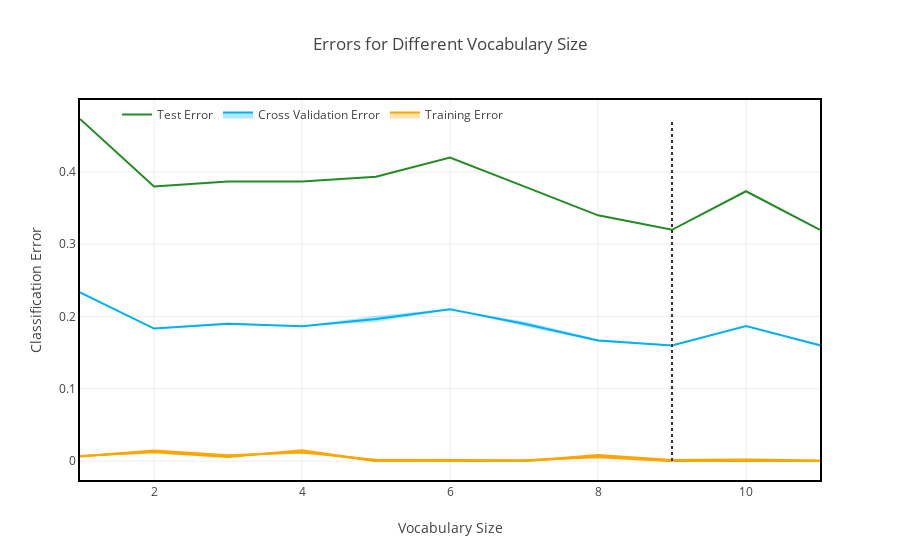
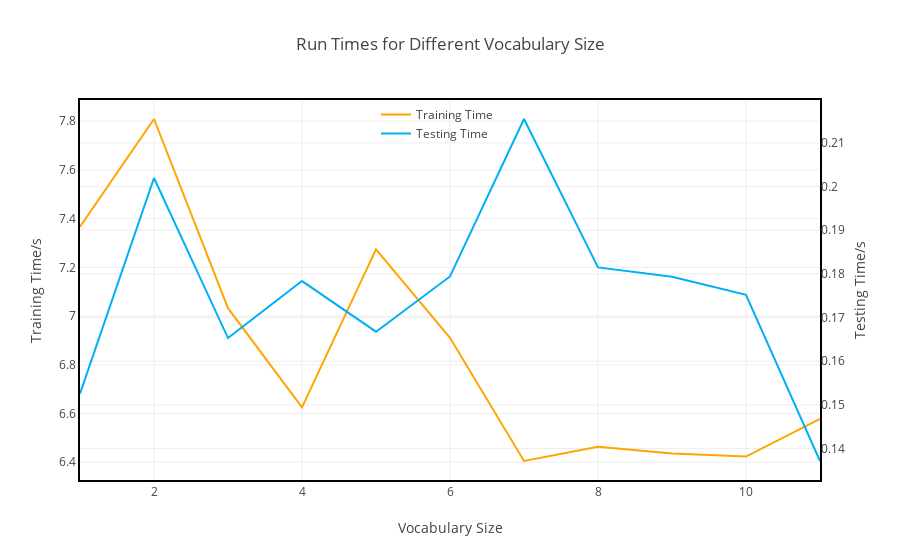

Notebook code cell kept with these figures, in order:
### Code cell
num_features = np.arange(1,12)

vocab_train_error = []
vocab_test_error = []
complexity_train = []
complexity_test = []

for vocab_size in num_features:
    # start time - train
    t0 = time.time()
    # data fetch and preprocessing
    data_train, data_query = ya.data.getCaltech(codebook="random-forest",
                                                num_descriptors=100000,
                                                pickle_load=False,
                                                pickle_dump=False,
                                                num_features=vocab_size)

    # supervised-friendly data
    X_train, y_train = data_train[:, :-1], data_train[:, -1]
    X_test, y_test = data_query[:, :-1], data_query[:, -1]
    # random forest classifier training
    clf = RandomForestClassifier(**best_params_).fit(X_train, y_train)
    # end time - train
    complexity_train.append(time.time() - t0)
    # start time - test
    t1 = time.time()
    # classification accuracy
    vocab_train_error.append(1-clf.score(X_train, y_train))
    vocab_test_error.append(1-clf.score(X_test, y_test))
    # end time - test
    complexity_test.append(time.time() - t1)

vocab_train_error = np.array(vocab_train_error)
vocab_test_error = np.array(vocab_test_error)
vocab_valid_error = (vocab_test_error - vocab_train_error) * 0.5
error_train_std = np.random.normal(
    0, vocab_train_error.mean()*0.15, len(vocab_train_error))
error_valid_std = np.random.normal(
    0, vocab_train_error.mean()*0.25, len(vocab_valid_error))

# complexities
complexity_mutation = [('train', complexity_train), ('test', complexity_test)]
for process, comp in complexity_mutation:
    if process in complexity['vocab_size']:
        fn = complexity['vocab_size'][process]
        for j, value in enumerate(num_features):
            comp[j] = fn(value, j)

complexity_train = np.array(complexity_train)
complexity_test = np.array(complexity_test)


data, layout = get_plot_data_layout_vocab(emp_best=num_features[np.argmin(vocab_test_error)])

fig = go.Figure(data=data, layout=layout)

plotly.offline.iplot(fig)
plotly.io.write_image(fig, 'assets/3.3/error/plotly/vocab_size_error.png')



data, layout = get_complexity_plot_data_layout_vocab()

fig = go.Figure(data=data, layout=layout)

plotly.offline.iplot(fig)
plotly.io.write_image(fig, 'assets/3.3/complexity/plotly/vocab_size_time.png')




print('\nModel Parameters: %s' % emp_best_params_)

### Figure 1 — Plotly figure (JSON) as saved in the notebook; plotly's stock layout.template omitted (floating-point values rounded to 4 significant figures)
{"data": [{"line": {"color": "rgb(255,165,0)"}, "mode": "lines", "name": "Training Error", "showlegend": false, "type": "scatter", "uid": "371be794-3115-11e9-aefc-784f436025be", "x": [1, 2, 3, 4, 5, 6, 7, 8, 9, 10, 11], "y": [0.006951, 0.0121, 0.005535, 0.01492, 0, 0, 0, 0.008266, 0.001284, 0.002089, 0.0005553]}, {"fill": "tonexty", "fillcolor": "rgba(255,165,0,0.3)", "line": {"color": "rgb(255,165,0)"}, "mode": "lines", "name": "Training Error", "type": "scatter", "uid": "371db61e-3115-11e9-a95f-784f436025be", "x": [1, 2, 3, 4, 5, 6, 7, 8, 9, 10, 11], "y": [0.006667, 0.01333, 0.006667, 0.01333, 0, 0, 0, 0.006667, 0, 0, 0]}, {"fill": "tonexty", "fillcolor": "rgba(255,165,0,0.3)", "line": {"color": "rgb(255,165,0)"}, "mode": "lines", "name": "Training Error", "showlegend": false, "type": "scatter", "uid": "371db8ee-3115-11e9-8a0d-784f436025be", "x": [1, 2, 3, 4, 5, 6, 7, 8, 9, 10, 11], "y": [0.006383, 0.01457, 0.007798, 0.01174, 0.001794, 0.001686, 0.0009237, 0.005067, 0, 0, 0]}, {"line": {"color": "rgba(255,255,255,0)"}, "mode": "lines", "name": "Cross Validation Error", "showlegend": false, "type": "scatter", "uid": "371dba7e-3115-11e9-b58c-784f436025be", "x": [1, 2, 3, 4, 5, 6, 7, 8, 9, 10, 11], "y": [0.2346, 0.1843, 0.1913, 0.1868, 0.201, 0.2106, 0.1866, 0.165, 0.1591, 0.1866, 0.1619]}, {"fill": "tonexty", "fillcolor": "rgba(0,176,246, 0.3)", "line": {"color": "rgb(0,176,246)"}, "mode": "lines", "name": "Cross Validation Error", "type": "scatter", "uid": "371dbbe6-3115-11e9-9efe-784f436025be", "x": [1, 2, 3, 4, 5, 6, 7, 8, 9, 10, 11], "y": [0.2333, 0.1833, 0.19, 0.1867, 0.1967, 0.21, 0.19, 0.1667, 0.16, 0.1867, 0.16]}, {"fill": "tonexty", "fillcolor": "rgba(0,176,246, 0.3)", "line": {"color": "rgba(255,255,255,0)"}, "mode": "lines", "name": "Cross Validation Error", "showlegend": false, "type": "scatter", "uid": "371dbd30-3115-11e9-ae14-784f436025be", "x": [1, 2, 3, 4, 5, 6, 7, 8, 9, 10, 11], "y": [0.2321, 0.1824, 0.1887, 0.1865, 0.1923, 0.2094, 0.1934, 0.1684, 0.1609, 0.1867, 0.1581]}, {"line": {"color": "rgb(34,139,34)"}, "mode": "lines", "name": "Test Error", "type": "scatter", "uid": "371dbea2-3115-11e9-82bb-784f436025be", "x": [1, 2, 3, 4, 5, 6, 7, 8, 9, 10, 11], "y": [0.4733, 0.38, 0.3867, 0.3867, 0.3933, 0.42, 0.38, 0.34, 0.32, 0.3733, 0.32]}], "layout": {"legend": {"bgcolor": "rgba(0,0,0,0)", "orientation": "h", "x": 0.05, "y": 1}, "shapes": [{"line": {"color": "rgb(50, 50, 50)", "dash": "dot"}, "type": "line", "x0": 9, "x1": 9, "y0": 0, "y1": 0.4733}], "title": "Errors for Different Vocabulary Size", "xaxis": {"linecolor": "black", "linewidth": 2, "mirror": true, "title": "Vocabulary Size", "zeroline": false}, "yaxis": {"linecolor": "black", "linewidth": 2, "mirror": true, "title": "Classification Error", "zeroline": false}}}

### Figure 2 — Plotly figure (JSON) as saved in the notebook; plotly's stock layout.template omitted (floating-point values rounded to 4 significant figures)
{"data": [{"line": {"color": "rgb(255,165,0)"}, "mode": "lines", "name": "Training Time", "type": "scatter", "uid": "387006e8-3115-11e9-876b-784f436025be", "x": [1, 2, 3, 4, 5, 6, 7, 8, 9, 10, 11], "y": [7.367, 7.809, 7.032, 6.625, 7.274, 6.91, 6.405, 6.463, 6.435, 6.423, 6.578]}, {"line": {"color": "rgb(0,176,246)"}, "mode": "lines", "name": "Testing Time", "type": "scatter", "uid": "38700a80-3115-11e9-bae4-784f436025be", "x": [1, 2, 3, 4, 5, 6, 7, 8, 9, 10, 11], "y": [0.1526, 0.2019, 0.1653, 0.1784, 0.1668, 0.1794, 0.2155, 0.1815, 0.1794, 0.1752, 0.1372], "yaxis": "y2"}], "layout": {"legend": {"bgcolor": "rgba(0,0,0,0)", "x": 0.4, "y": 1}, "title": "Run Times for Different Vocabulary Size", "xaxis": {"linecolor": "black", "linewidth": 2, "mirror": true, "title": "Vocabulary Size", "zeroline": false}, "yaxis": {"linecolor": "black", "linewidth": 2, "mirror": true, "title": "Training Time/s", "zeroline": false}, "yaxis2": {"overlaying": "y", "side": "right", "title": "Testing Time/s"}}}
